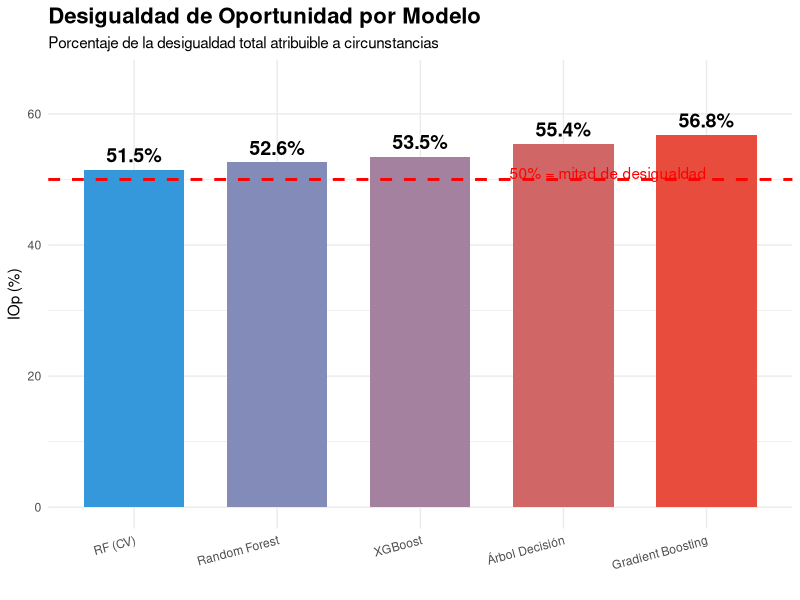
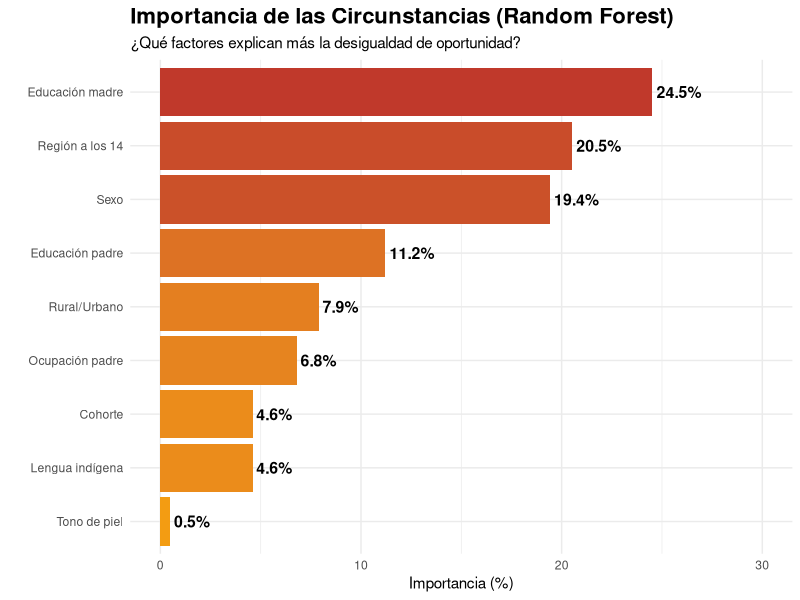
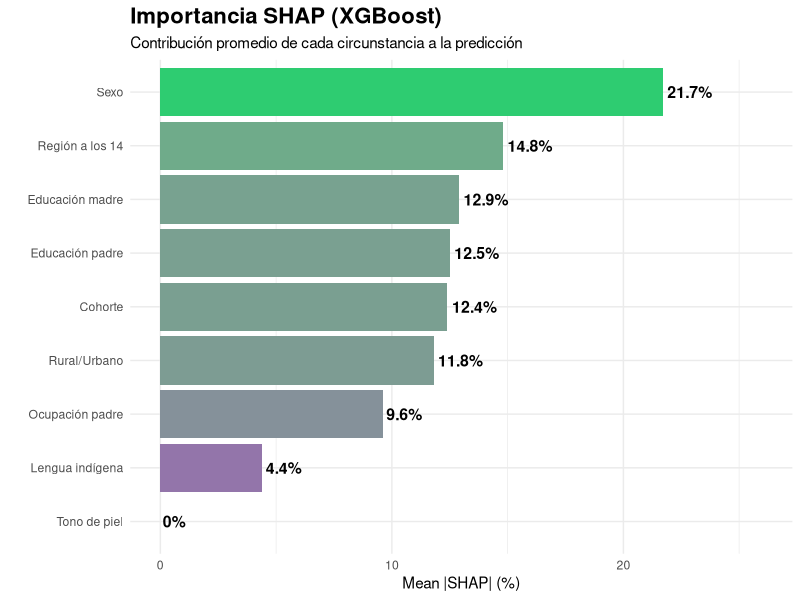
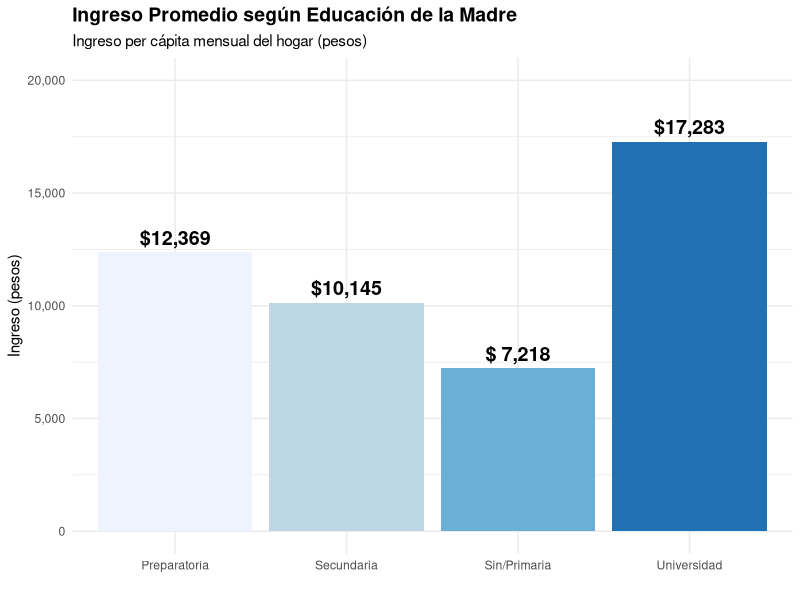
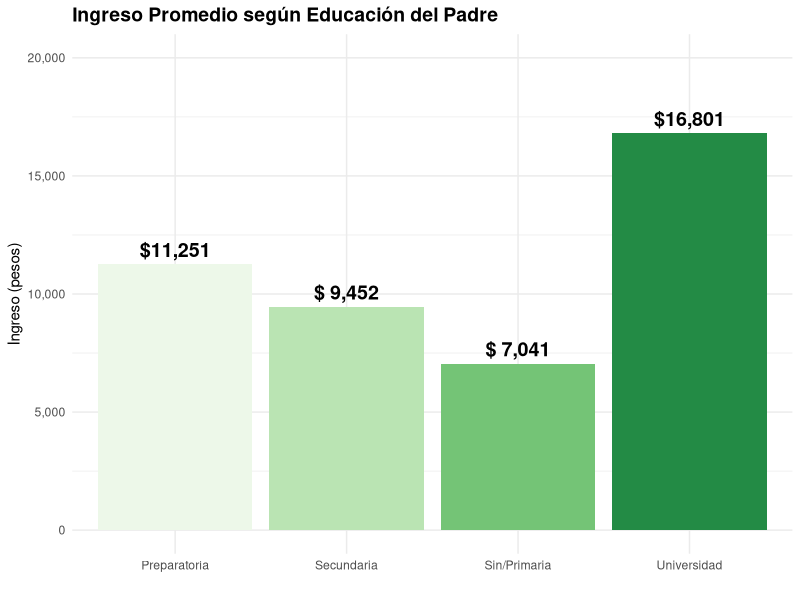
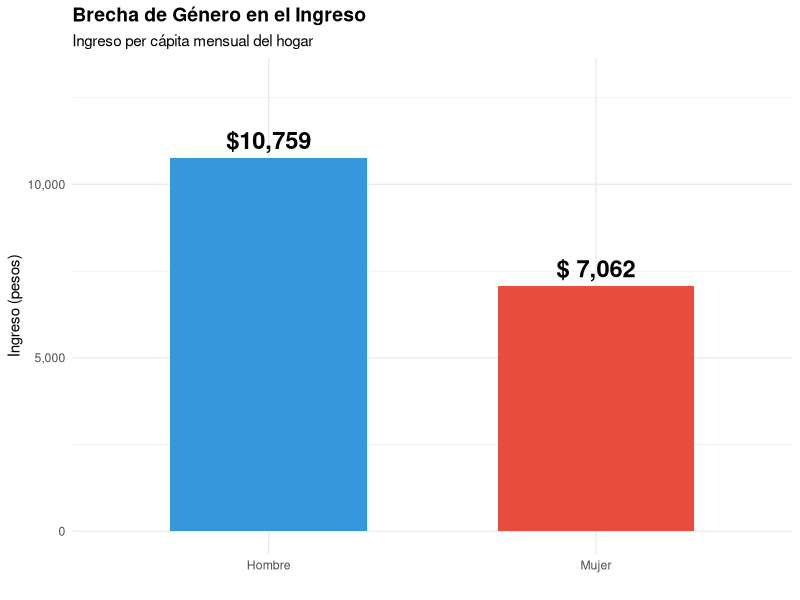
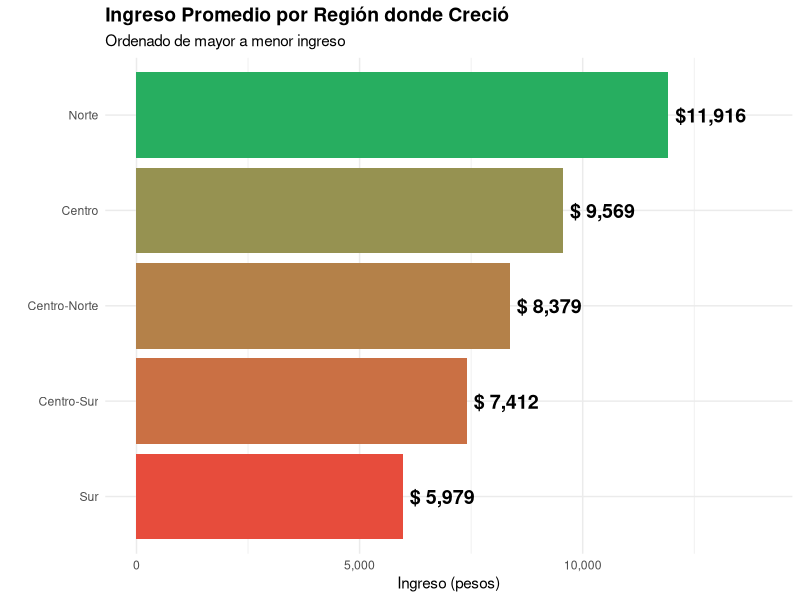
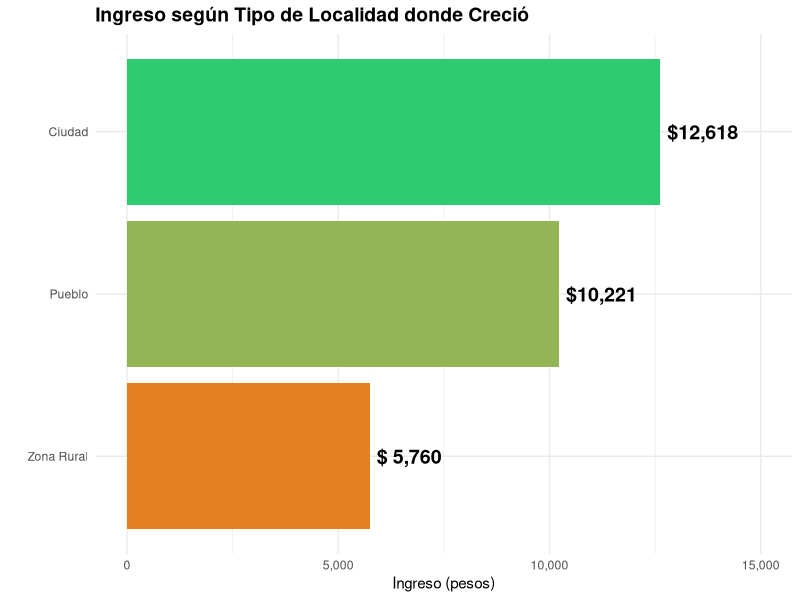

These figures' R source, in order:
## ---- chunk 1
knitr::opts_chunk$set(echo = FALSE, warning = FALSE, message = FALSE, fig.align = 'center')
library(ggplot2)
library(knitr)
library(kableExtra)
library(dplyr)

project_root <- "C:/Users/HP ZBOOK/Desktop/Inequality of Opportunity"
## ---- chunk 2
resultado <- data.frame(
  Modelo = c("Random Forest", "XGBoost (optimizado)", "Árbol de Decisión", "Gradient Boosting", "RF Cross-Validation"),
  IOp_Gini = c("52.6%", "53.5%", "55.4%", "56.8%", "51.5% ± 1.7%"),
  R2 = c("25.9%", "34.5%", "28.3%", "31.2%", "-"),
  Nota = c("Estimación principal", "Con SHAP", "58 tipos identificados", "Mayor poder predictivo", "Estimación robusta")
)
kable(resultado, col.names = c("Modelo", "IOp (Gini)", "R²", "Nota")) %>%
  kable_styling(bootstrap_options = c("striped", "hover"), full_width = FALSE) %>%
  row_spec(1, bold = TRUE, background = "#e6f3ff")
## ---- chunk 3
info_datos <- data.frame(
  Caracteristica = c("Encuesta", "Año", "Institución", "Observaciones totales",
                     "Casos completos", "Variable de resultado", "Circunstancias"),
  Valor = c("ESRU-EMOVI", "2023", "Centro de Estudios Espinosa Yglesias (CEEY)",
            "17,843", "13,164", "Ingreso per cápita del hogar", "9 variables")
)
kable(info_datos, col.names = c("Característica", "Valor")) %>%
  kable_styling(bootstrap_options = c("striped"), full_width = FALSE)
## ---- chunk 4
variables <- data.frame(
  Variable = c("educm", "educp", "clasep", "sexo", "region_14", "p21", "cohorte", "p111", "p112"),
  Descripcion = c("Educación de la madre", "Educación del padre", "Clase ocupacional del padre",
                  "Sexo", "Región a los 14 años", "Tipo de localidad a los 14 años",
                  "Cohorte de nacimiento", "Habla lengua indígena", "Tono de piel"),
  Tipo = c("4 niveles", "4 niveles", "6 clases", "Binaria", "5 regiones",
           "Ciudad/Pueblo/Rural", "Grupos de edad", "Sí/No", "Escala 1-11")
)
kable(variables, col.names = c("Variable", "Descripción", "Tipo")) %>%
  kable_styling(bootstrap_options = c("striped", "hover"), full_width = TRUE)
## ---- chunk 5
modelos <- data.frame(
  Modelo = c("Árbol de Decisión", "Random Forest", "Gradient Boosting", "XGBoost + SHAP"),
  Proposito = c("Crear partición interpretable en 'tipos'",
                "Estimación robusta (ensemble de 200 árboles)",
                "Mayor poder predictivo",
                "Interpretabilidad con valores SHAP"),
  Paquete = c("sklearn DecisionTreeRegressor", "sklearn RandomForestRegressor",
              "sklearn GradientBoostingRegressor", "XGBoost + SHAP (Python)")
)
kable(modelos, col.names = c("Modelo", "Propósito", "Implementación")) %>%
  kable_styling(bootstrap_options = c("striped", "hover"), full_width = TRUE)
## ---- chunk 6
iop_data <- data.frame(
  Modelo = c("RF (CV)", "Random Forest", "XGBoost", "Árbol Decisión", "Gradient Boosting"),
  IOp = c(51.5, 52.6, 53.5, 55.4, 56.8)
)
iop_data$Modelo <- factor(iop_data$Modelo, levels = iop_data$Modelo)

ggplot(iop_data, aes(x = Modelo, y = IOp, fill = IOp)) +
  geom_bar(stat = "identity", width = 0.7) +
  geom_text(aes(label = paste0(IOp, "%")), vjust = -0.5, size = 5, fontface = "bold") +
  geom_hline(yintercept = 50, linetype = "dashed", color = "red", size = 1) +
  annotate("text", x = 5, y = 51, label = "50% = mitad de desigualdad", color = "red", hjust = 1) +
  scale_fill_gradient(low = "#3498db", high = "#e74c3c") +
  labs(title = "Desigualdad de Oportunidad por Modelo",
       subtitle = "Porcentaje de la desigualdad total atribuible a circunstancias",
       x = "", y = "IOp (%)") +
  theme_minimal() +
  theme(legend.position = "none",
        plot.title = element_text(size = 16, face = "bold"),
        axis.text.x = element_text(angle = 15, hjust = 1)) +
  scale_y_continuous(limits = c(0, 65))
## ---- chunk 7
literatura <- data.frame(
  Estudio = c("Este estudio", "Monroy-Gómez-Franco (2023)", "Plassot et al. (2022)"),
  Datos = c("EMOVI 2023", "EMOVI 2017", "EMOVI 2017"),
  IOp = c("52-57%", "≥48%", "45-55%"),
  Metodo = c("RF/XGBoost/ctree", "Conditional Inference Trees", "Machine Learning")
)
kable(literatura, col.names = c("Estudio", "Datos", "IOp", "Método"),
      caption = "Comparación con estudios previos para México") %>%
  kable_styling(bootstrap_options = c("striped", "hover"), full_width = FALSE)
## ---- chunk 8
varimp <- data.frame(
  Variable = c("Educación madre", "Región a los 14", "Sexo", "Educación padre",
               "Rural/Urbano", "Ocupación padre", "Lengua indígena", "Cohorte", "Tono de piel"),
  Importancia = c(24.5, 20.5, 19.4, 11.2, 7.9, 6.8, 4.6, 4.6, 0.5)
)
varimp$Variable <- factor(varimp$Variable, levels = varimp$Variable[order(varimp$Importancia)])

ggplot(varimp, aes(x = Variable, y = Importancia, fill = Importancia)) +
  geom_bar(stat = "identity") +
  geom_text(aes(label = paste0(Importancia, "%")), hjust = -0.1, size = 4, fontface = "bold") +
  coord_flip() +
  scale_fill_gradient(low = "#f39c12", high = "#c0392b") +
  labs(title = "Importancia de las Circunstancias (Random Forest)",
       subtitle = "¿Qué factores explican más la desigualdad de oportunidad?",
       x = "", y = "Importancia (%)") +
  theme_minimal() +
  theme(legend.position = "none", plot.title = element_text(size = 16, face = "bold")) +
  scale_y_continuous(limits = c(0, 30))
## ---- chunk 9
shap <- data.frame(
  Variable = c("Sexo", "Región a los 14", "Educación madre", "Educación padre",
               "Cohorte", "Rural/Urbano", "Ocupación padre", "Lengua indígena", "Tono de piel"),
  SHAP = c(21.7, 14.8, 12.9, 12.5, 12.4, 11.8, 9.6, 4.4, 0.0)
)
shap$Variable <- factor(shap$Variable, levels = shap$Variable[order(shap$SHAP)])

ggplot(shap, aes(x = Variable, y = SHAP, fill = SHAP)) +
  geom_bar(stat = "identity") +
  geom_text(aes(label = paste0(SHAP, "%")), hjust = -0.1, size = 4, fontface = "bold") +
  coord_flip() +
  scale_fill_gradient(low = "#9b59b6", high = "#2ecc71") +
  labs(title = "Importancia SHAP (XGBoost)",
       subtitle = "Contribución promedio de cada circunstancia a la predicción",
       x = "", y = "Mean |SHAP| (%)") +
  theme_minimal() +
  theme(legend.position = "none", plot.title = element_text(size = 16, face = "bold")) +
  scale_y_continuous(limits = c(0, 26))
## ---- chunk 10
comp <- data.frame(
  Rank = 1:5,
  Random_Forest = c("Educación madre (24.5%)", "Región (20.5%)", "Sexo (19.4%)",
                    "Educación padre (11.2%)", "Rural/Urbano (7.9%)"),
  SHAP_XGBoost = c("Sexo (21.7%)", "Región (14.8%)", "Educación madre (12.9%)",
                   "Educación padre (12.5%)", "Cohorte (12.4%)")
)
kable(comp, col.names = c("Ranking", "Random Forest", "SHAP (XGBoost)")) %>%
  kable_styling(bootstrap_options = c("striped", "hover"), full_width = FALSE)
## ---- chunk 11
educm <- data.frame(
  Educacion = c("Sin/Primaria", "Secundaria", "Preparatoria", "Universidad"),
  Ingreso = c(7218, 10145, 12369, 17283)
)
## ---- chunk 12
ggplot(educm, aes(x = Educacion, y = Ingreso, fill = Educacion)) +
  geom_bar(stat = "identity") +
  geom_text(aes(label = paste0("$", format(Ingreso, big.mark = ","))), vjust = -0.5, size = 5, fontface = "bold") +
  scale_fill_brewer(palette = "Blues") +
  labs(title = "Ingreso Promedio según Educación de la Madre",
       subtitle = "Ingreso per cápita mensual del hogar (pesos)",
       x = "", y = "Ingreso (pesos)") +
  theme_minimal() +
  theme(legend.position = "none", plot.title = element_text(face = "bold", size = 14)) +
  scale_y_continuous(limits = c(0, 20000), labels = scales::comma)
## ---- chunk 13
educm$Ingreso_fmt <- paste0("$", format(round(educm$Ingreso), big.mark = ","))
educm$vs_Base <- c("-", "+41%", "+71%", "+139%")
kable(educm[, c("Educacion", "Ingreso_fmt", "vs_Base")],
      col.names = c("Educación Madre", "Ingreso Promedio", "vs Sin/Primaria")) %>%
  kable_styling(bootstrap_options = c("striped"), full_width = FALSE)
## ---- chunk 14
educp <- data.frame(
  Educacion = c("Sin/Primaria", "Secundaria", "Preparatoria", "Universidad"),
  Ingreso = c(7041, 9452, 11251, 16801)
)
## ---- chunk 15
ggplot(educp, aes(x = Educacion, y = Ingreso, fill = Educacion)) +
  geom_bar(stat = "identity") +
  geom_text(aes(label = paste0("$", format(Ingreso, big.mark = ","))), vjust = -0.5, size = 5, fontface = "bold") +
  scale_fill_brewer(palette = "Greens") +
  labs(title = "Ingreso Promedio según Educación del Padre",
       x = "", y = "Ingreso (pesos)") +
  theme_minimal() +
  theme(legend.position = "none", plot.title = element_text(face = "bold", size = 14)) +
  scale_y_continuous(limits = c(0, 20000), labels = scales::comma)
## ---- chunk 16
sexo <- data.frame(
  Sexo = c("Hombre", "Mujer"),
  Ingreso = c(10759, 7062)
)
## ---- chunk 17
ggplot(sexo, aes(x = Sexo, y = Ingreso, fill = Sexo)) +
  geom_bar(stat = "identity", width = 0.6) +
  geom_text(aes(label = paste0("$", format(Ingreso, big.mark = ","))), vjust = -0.5, size = 6, fontface = "bold") +
  scale_fill_manual(values = c("#3498db", "#e74c3c")) +
  labs(title = "Brecha de Género en el Ingreso",
       subtitle = "Ingreso per cápita mensual del hogar",
       x = "", y = "Ingreso (pesos)") +
  theme_minimal() +
  theme(legend.position = "none", plot.title = element_text(face = "bold", size = 14)) +
  scale_y_continuous(limits = c(0, 13000), labels = scales::comma)
## ---- chunk 18
region <- data.frame(
  Region = c("Norte", "Centro", "Centro-Norte", "Centro-Sur", "Sur"),
  Ingreso = c(11916, 9569, 8379, 7412, 5979)
)
region <- region[order(-region$Ingreso), ]
## ---- chunk 19
ggplot(region, aes(x = reorder(Region, Ingreso), y = Ingreso, fill = Ingreso)) +
  geom_bar(stat = "identity") +
  geom_text(aes(label = paste0("$", format(Ingreso, big.mark = ","))), hjust = -0.1, size = 5, fontface = "bold") +
  scale_fill_gradient(low = "#e74c3c", high = "#27ae60") +
  coord_flip() +
  labs(title = "Ingreso Promedio por Región donde Creció",
       subtitle = "Ordenado de mayor a menor ingreso",
       x = "", y = "Ingreso (pesos)") +
  theme_minimal() +
  theme(legend.position = "none", plot.title = element_text(face = "bold", size = 14)) +
  scale_y_continuous(limits = c(0, 14000), labels = scales::comma)
## ---- chunk 20
rural <- data.frame(
  Tipo = c("Ciudad", "Pueblo", "Zona Rural"),
  Ingreso = c(12618, 10221, 5760)
)
## ---- chunk 21
ggplot(rural, aes(x = reorder(Tipo, Ingreso), y = Ingreso, fill = Ingreso)) +
  geom_bar(stat = "identity") +
  geom_text(aes(label = paste0("$", format(Ingreso, big.mark = ","))), hjust = -0.1, size = 5, fontface = "bold") +
  scale_fill_gradient(low = "#e67e22", high = "#2ecc71") +
  coord_flip() +
  labs(title = "Ingreso según Tipo de Localidad donde Creció",
       x = "", y = "Ingreso (pesos)") +
  theme_minimal() +
  theme(legend.position = "none", plot.title = element_text(face = "bold", size = 14)) +
  scale_y_continuous(limits = c(0, 15000), labels = scales::comma)
## ---- chunk 22
clasep <- data.frame(
  Clase = c("Clase 6 (Alta)", "Clase 5", "Clase 4", "Clase 2", "Clase 3", "Clase 1 (Baja)"),
  Ingreso = c(16812, 13002, 9845, 9412, 8558, 5687)
)
## ---- chunk 23
ggplot(clasep, aes(x = reorder(Clase, Ingreso), y = Ingreso, fill = Ingreso)) +
  geom_bar(stat = "identity") +
  geom_text(aes(label = paste0("$", format(Ingreso, big.mark = ","))), hjust = -0.1, size = 4, fontface = "bold") +
  scale_fill_gradient(low = "#9b59b6", high = "#1abc9c") +
  coord_flip() +
  labs(title = "Ingreso según Clase Ocupacional del Padre",
       x = "", y = "Ingreso (pesos)") +
  theme_minimal() +
  theme(legend.position = "none", plot.title = element_text(face = "bold", size = 14)) +
  scale_y_continuous(limits = c(0, 20000), labels = scales::comma)
## ---- chunk 24
indigena <- data.frame(
  Habla = c("Sí habla", "No habla"),
  Ingreso = c(3916, 8958)
)
## ---- chunk 25
ggplot(indigena, aes(x = Habla, y = Ingreso, fill = Habla)) +
  geom_bar(stat = "identity", width = 0.6) +
  geom_text(aes(label = paste0("$", format(Ingreso, big.mark = ","))), vjust = -0.5, size = 6, fontface = "bold") +
  scale_fill_manual(values = c("#c0392b", "#27ae60")) +
  labs(title = "Ingreso según Condición Indígena",
       subtitle = "¿Habla lengua indígena?",
       x = "", y = "Ingreso (pesos)") +
  theme_minimal() +
  theme(legend.position = "none", plot.title = element_text(face = "bold", size = 14)) +
  scale_y_continuous(limits = c(0, 11000), labels = scales::comma)
## ---- chunk 26
brechas <- data.frame(
  Circunstancia = c("Clase ocupacional padre", "Educación madre", "Educación padre",
                    "Lengua indígena", "Localidad", "Región", "Sexo"),
  Brecha = c(3.0, 2.4, 2.4, 2.3, 2.2, 2.0, 1.5),
  Diferencia = c(11125, 10065, 9760, 5042, 6858, 5937, 3697)
)

ggplot(brechas, aes(x = reorder(Circunstancia, Brecha), y = Brecha, fill = Brecha)) +
  geom_bar(stat = "identity") +
  geom_text(aes(label = paste0(Brecha, "x")), hjust = -0.1, size = 5, fontface = "bold") +
  geom_hline(yintercept = 2, linetype = "dashed", color = "red") +
  coord_flip() +
  scale_fill_gradient(low = "#f39c12", high = "#c0392b") +
  labs(title = "Brechas de Ingreso por Circunstancia",
       subtitle = "Cuántas veces más gana el grupo favorecido vs el desfavorecido",
       x = "", y = "Brecha (veces)") +
  theme_minimal() +
  theme(legend.position = "none", plot.title = element_text(face = "bold", size = 14)) +
  scale_y_continuous(limits = c(0, 3.5))
## ---- chunk 27
brechas$Diferencia_fmt <- paste0("$", format(brechas$Diferencia, big.mark = ","))
brechas$Brecha_fmt <- paste0(brechas$Brecha, "x")
kable(brechas[order(-brechas$Brecha), c("Circunstancia", "Brecha_fmt", "Diferencia_fmt")],
      col.names = c("Circunstancia", "Brecha", "Diferencia en pesos"),
      row.names = FALSE) %>%
  kable_styling(bootstrap_options = c("striped", "hover"), full_width = FALSE) %>%
  row_spec(1:3, bold = TRUE, background = "#ffe6e6")
## ---- chunk 28
arbol_path <- file.path(project_root, "outputs/figures/arbol_simplificado.png")
if (file.exists(arbol_path)) {
  knitr::include_graphics(arbol_path)
} else {
  cat("Imagen no encontrada. Ejecutar visualize_trees_mejorado.R primero.")
}
## ---- chunk 29
shap_path <- file.path(project_root, "outputs/figures/shap_summary.png")
if (file.exists(shap_path)) {
  knitr::include_graphics(shap_path)
} else {
  cat("Imagen no encontrada. Ejecutar xgboost_shap_analysis.py primero.")
}
## ---- chunk 30
R.version.string
Sys.Date()
